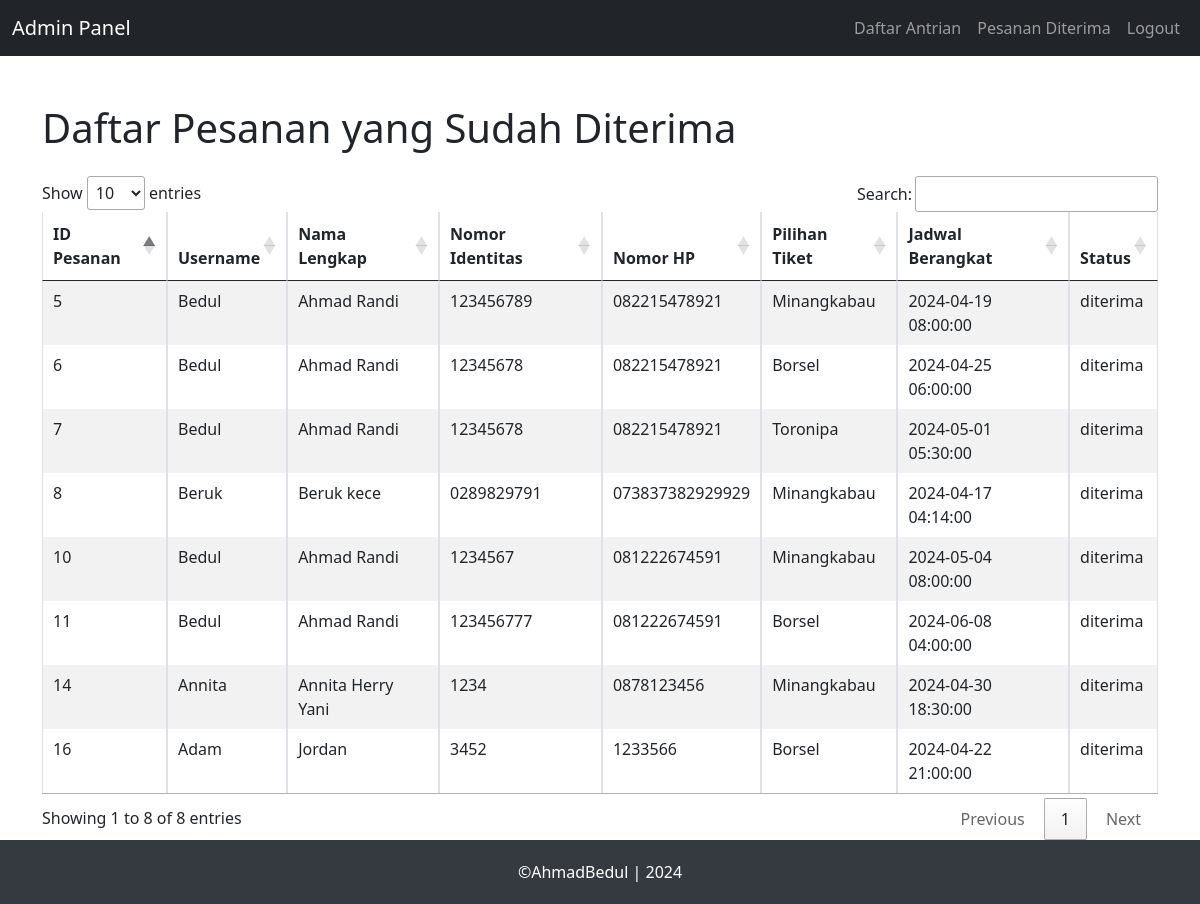
The app's page /admin.php?view=diterima (signed in) with its own data.
### tables this page shows
CREATE TABLE `pesanan` (
  `id` int(11) NOT NULL,
  `username` varchar(255) NOT NULL,
  `nama_lengkap` varchar(255) NOT NULL,
  `nomor_identitas` varchar(20) NOT NULL,
  `nomor_hp` varchar(15) NOT NULL,
  `pilihan_tiket` varchar(50) NOT NULL,
  `jadwal_berangkat` datetime NOT NULL,
  `status` varchar(50) NOT NULL DEFAULT 'dalam antrian'
);

### admin.php (the view, shortened to what this page needs)
<?php
require_once "./function/user.php";
require_once "./function/config.php";
$sqlAntrian = "SELECT * FROM pesanan WHERE status = 'dalam antrian'";
$resultAntrian = $conn->query($sqlAntrian);
$sqlDiterima = "SELECT * FROM pesanan WHERE status = 'Diterima'";
$resultDiterima = $conn->query($sqlDiterima);
?>
<!DOCTYPE html>
<html lang="en">
<head>
    <link href="https://cdn.jsdelivr.net/npm/bootstrap@5.0.2/dist/css/bootstrap.min.css" rel="stylesheet">
    <link rel="stylesheet" type="text/css" href="https://cdn.datatables.net/1.11.5/css/jquery.dataTables.css">
</head>
<body>
    <nav class="navbar navbar-expand-lg navbar-dark bg-dark">
        <div class="container-fluid">
            <a class="navbar-brand" href="#">Admin Panel</a>
            <div class="collapse navbar-collapse justify-content-end" id="navbarNav">
                <ul class="navbar-nav">
                    <li class="nav-item">
                        <a class="nav-link" href="admin.php">Daftar Antrian</a>
                    </li>
                    <li class="nav-item">
                        <a class="nav-link" href="admin.php?view=diterima">Pesanan Diterima</a>
                    </li>
                    <li class="nav-item">
                        <a class="nav-link" href="logout.php">Logout</a>
                    </li>
                </ul>
            </div>
        </div>
    </nav>
    <section>
        <div class="container">
            <?php
            if (isset($_GET['view']) && $_GET['view'] === 'diterima') {
                echo "<h1 class='mt-5 mb-4'>Daftar Pesanan yang Sudah Diterima</h1>";
                $result = $resultDiterima;
            } else {
                echo "<h1 class='mt-5 mb-4'>Daftar Pesanan dalam Antrian</h1>";
                $result = $resultAntrian;
            }
            ?>
            <div class="table-responsive">
                <table id="pesananTable" class="table table-striped table-bordered">
                    <thead>
                        <tr>
                            <th>ID Pesanan</th>
                            <th>Username</th>
                            <th>Nama Lengkap</th>
                            <th>Nomor Identitas</th>
                            <th>Nomor HP</th>
                            <th>Pilihan Tiket</th>
                            <th>Jadwal Berangkat</th>
                            <th>Status</th>
                        </tr>
                    </thead>
                    <tbody>
                        <?php while ($row = $result->fetch_assoc()) : ?>
                            <tr>
                                <td><?php echo $row['id']; ?></td>
                                <td><?php echo $row['username']; ?></td>
                                <td><?php echo $row['nama_lengkap']; ?></td>
                                <td><?php echo $row['nomor_identitas']; ?></td>
                                <td><?php echo $row['nomor_hp']; ?></td>
                                <td><?php echo $row['pilihan_tiket']; ?></td>
                                <td><?php echo $row['jadwal_berangkat']; ?></td>
                                <td><?php echo $row['status']; ?></td>
                            </tr>
                        <?php endwhile; ?>
                    </tbody>
                </table>
            </div>
        </div>
    </section>
    <footer class="footer">
        <div class="container">
            <span>&copy;AhmadBedul | 2024</span>
        </div>
    </footer>
</body>
</html>

### admin.php (style rules this page uses)
.footer { text-align: center; background-color: #343a40; color: white; padding: 20px 0; }

### records on screen
pesanan: id "5", username "Bedul", nama_lengkap "Ahmad Randi", nomor_identitas "123456789", nomor_hp "082215478921", pilihan_tiket "Minangkabau", jadwal_berangkat "2024-04-19 08:00:00", status "diterima"
pesanan: id "6", username "Bedul", nama_lengkap "Ahmad Randi", nomor_identitas "12345678", nomor_hp "082215478921", pilihan_tiket "Borsel", jadwal_berangkat "2024-04-25 06:00:00", status "diterima"
pesanan: id "7", username "Bedul", nama_lengkap "Ahmad Randi", nomor_identitas "12345678", nomor_hp "082215478921", pilihan_tiket "Toronipa", jadwal_berangkat "2024-05-01 05:30:00", status "diterima"
pesanan: id "8", username "Beruk", nama_lengkap "Beruk kece", nomor_identitas "0289829791", nomor_hp "073837382929929", pilihan_tiket "Minangkabau", jadwal_berangkat "2024-04-17 04:14:00", status "diterima"
pesanan: id "10", username "Bedul", nama_lengkap "Ahmad Randi", nomor_identitas "1234567", nomor_hp "081222674591", pilihan_tiket "Minangkabau", jadwal_berangkat "2024-05-04 08:00:00", status "diterima"
pesanan: id "11", username "Bedul", nama_lengkap "Ahmad Randi", nomor_identitas "123456777", nomor_hp "081222674591", pilihan_tiket "Borsel", jadwal_berangkat "2024-06-08 04:00:00", status "diterima"
pesanan: id "14", username "Annita", nama_lengkap "Annita Herry Yani", nomor_identitas "1234", nomor_hp "0878123456", pilihan_tiket "Minangkabau", jadwal_berangkat "2024-04-30 18:30:00", status "diterima"
pesanan: id "16", username "Adam", nama_lengkap "Jordan", nomor_identitas "3452", nomor_hp "1233566", pilihan_tiket "Borsel", jadwal_berangkat "2024-04-22 21:00:00", status "diterima"
